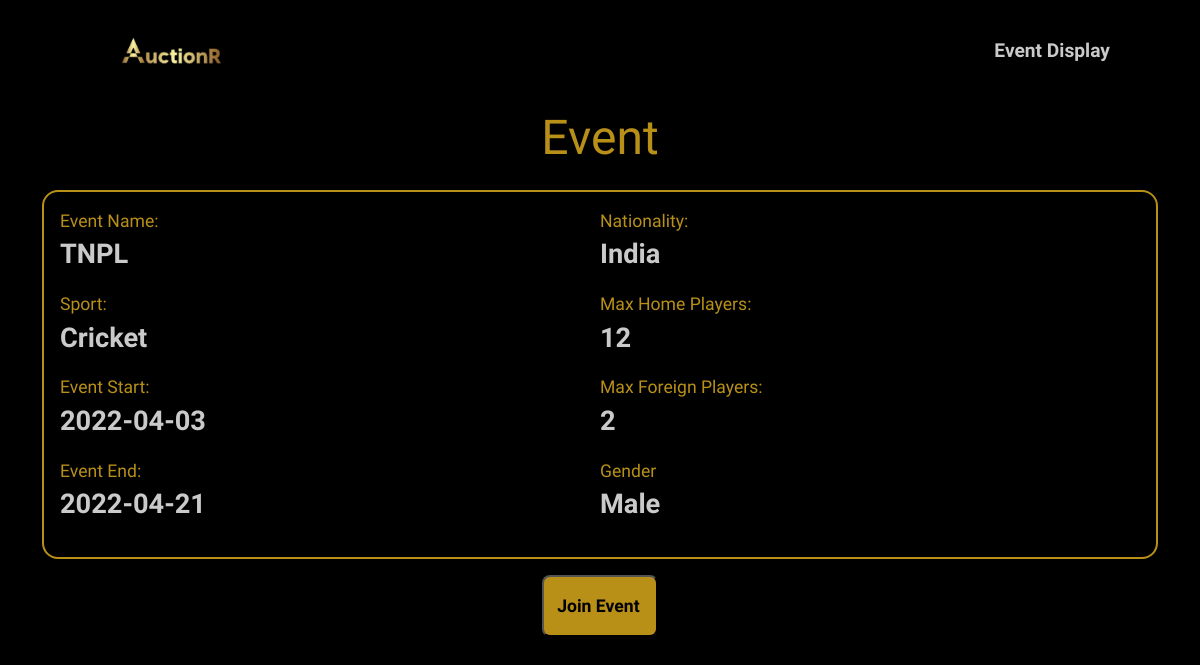
Page /eventdisplay.php?eid=EV101 on the committed database.
### tables this page shows
create table Event (EventID varchar(10) primary key,  
                    EName varchar(20) not null,  
                    MaxForiegnPlayers int not null, 
                    MaxHomePlayers int not null, 
                    EGender varchar(11) not null, 
                    ENationality varchar(20) not null, 
                    SportsID varchar(5) not null, 
                    EventStart date not null,
                    EventEnd date not null,
                    foreign key(SportsID) references Sports(SportsID));

create table Sports (SportsID varchar(5) primary key, 
                    SName varchar(15) not null, 
                    PlayerLimit int not null);

### src/eventdisplay.php (the view, shortened to what this page needs)
<!DOCTYPE html>
<html lang="en">
  <head>
    <link
      rel="stylesheet"
      href="https://cdnjs.cloudflare.com/ajax/libs/twitter-bootstrap/5.0.1/css/bootstrap.min.css"
    />
    <link
      rel="stylesheet"
      href="https://cdnjs.cloudflare.com/ajax/libs/font-awesome/5.15.3/css/all.min.css"
    />
    <link rel="stylesheet" href="./css/auctionr.css" />
    <scr
      src="https://code.jquery.com/jquery-3.6.0.min.js"
    ></script>
    <link rel="stylesheet" href="./css/eventdisplay.css">
  </head>
  <body>
    <?php
    $db = mysqli_connect('localhost', 'root', '','auctionr');
    $eid = $_GET['eid'];
    $sql = "SELECT * FROM Event WHERE EventID = '$eid'";
    $eventdataresult = mysqli_query($db, $sql);
    ?>
    <?php
    if($eventdataresult){
      while($edata = mysqli_fetch_assoc($eventdataresult)){
    ?>
    <div class="container">
      <div class="event-display-nav">
        <img
          src="../public/Logo2.png"
          height="70px"
          width="auto"
          alt="AuctionR"
        />
        <div>Event Display</div>
      </div>
      <div class="event-display">
        <div class="event-display-title">Event</div>
        <div class="event-box">
          <div class="event-box-sub">
            <div class="event-display-info">Event Name:</div>
            <div class="event-display-data"><?php echo $edata["EName"] ?></div>
            <div class="event-display-info">Sport:</div>
              <?php
                $sportsql = "SELECT * FROM Sports WHERE SportsID = '".$edata['SportsID']."'";
                $sportdataresult = mysqli_query($db, $sportsql);
                if($sportdataresult){
                  while($sdata = mysqli_fetch_assoc($sportdataresult)){
              ?>
              <div class="event-display-data">
                <?php echo $sdata['SName']; ?>
              </div>
              <?php
                  }
                }
              ?>
            <div class="event-display-info">Event Start:</div>
            <div class="event-display-data"><?php echo substr($edata["EventStart"], 0, 10) ?></div>
            <div class="event-display-info">Event End:</div>
            <div class="event-display-data"><?php echo substr($edata["EventEnd"], 0, 10) ?></div>
          </div>
          <div class="event-box-sub">
            <div class="event-display-info">Nationality:</div>
            <div class="event-display-data"><?php echo $edata["ENationality"] ?></div>
            <div class="event-display-info">Max Home Players:</div>
            <div class="event-display-data"><?php echo $edata["MaxHomePlayers"] ?></div>
            <div class="event-display-info">Max Foreign Players:</div>
            <div class="event-display-data"><?php echo $edata["MaxForiegnPlayers"] ?></div>
            <div class="event-display-info">Gender</div>
            <div class="event-display-data"><?php echo $edata["EGender"] ?></div>
          </div>
        </div>
        <button class="event-join">Join Event</button>
      </div>
    </div>
    <?php
     }
    }
    ?>
  </body>
</html>

### src/css/auctionr.css (style rules this page uses)
:root { --c1: #000000; --c2: #e6b41ecc; --c3: #cacaca; --c4: #eae3b5; --f1: "Catamaran", sans-serif; --f2: "Montserrat Alternates", sans-serif; --f3: "Martel Sans", sans-serif; }
body, html { margin: 0; padding: 0.5rem 0 0.5rem 0; box-sizing: border-box; }
body { background: var(--c1); font-family: var(--f3); color: var(--c4); }

### src/css/eventdisplay.css (style rules this page uses)
:root { --c1: #000000; --c2: #e6b41ecc; --c3: #cacaca; --c4: #eae3b5; --f1: "Catamaran", sans-serif; --f2: "Montserrat Alternates", sans-serif; --f3: "Martel Sans", sans-serif; }
.event-display-nav { display: flex; justify-content: space-between; align-items: center; padding: 0 3rem; font-weight: 800; font-size: 1.2rem; color: var(--c3); flex-direction: row; }
.event-display { display: flex; flex-direction: column; align-items: center; }
.event-display-title { font-family: var(--f1); color: var(--c2); font-size: 3rem; margin: 1rem 0; }
.event-box { display: flex; flex-direction: row; align-items: center; padding: 1rem; border: 2px solid var(--c2); border-radius: 1rem; width: 100%; }
.event-box-sub { display: flex; flex-direction: column; align-items: flex-start; width: 50%; }
.event-display-info { color: var(--c2); font-size: 1.1rem; font-family: var(--f2); }
.event-display-data { font-size: 1.7rem; font-family: var(--f1); font-weight: 600; margin-bottom: 1rem; color: var(--c3) }
.event-join { background: var(--c2); padding: 1rem 1rem 1rem .8rem; font-weight: 800; font-size: 1.1rem; border-radius: .5rem; margin: 1rem; }

### rows in the picture
event: EName "TNPL", EventStart "2022-04-03", EventEnd "2022-04-21", ENationality "India", MaxHomePlayers "12", MaxForiegnPlayers "2", EGender "Male"
sports: SName "Cricket"
